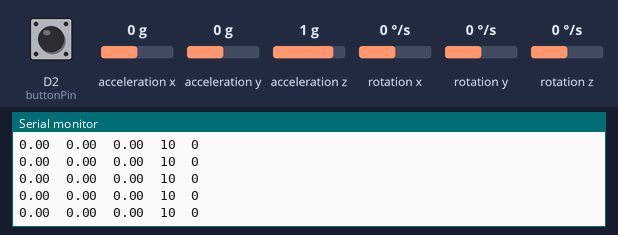
Recording of a sketch running on a simulated Arduino MKR. Shown: the last lines printed to the serial monitor. The inputs (shaded band) are chosen by the test bench; at power-on: D2 (buttonPin) HIGH, acceleration x 0 g, acceleration y 0 g, acceleration z 1 g, rotation x 0 °/s, rotation y 0 °/s, rotation z 0 °/s. WiFi joins after 1.5 s; servers stay silent unless stated.

Above: at 4.7 s.
4.8 s: D2 (buttonPin) pulled LOW for 0.25 s
At 5.4 s:
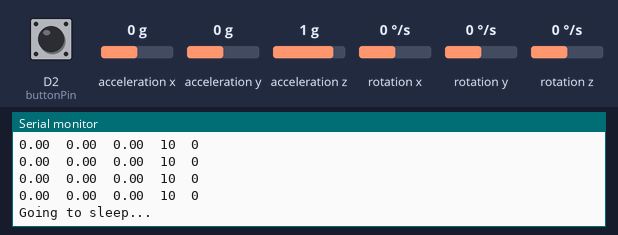
7.9 s: acceleration x set to -1.4 g
At 8.41 s:
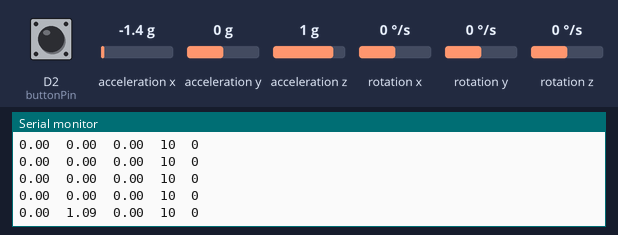
9.4 s: acceleration y set to -1.4 g
At 9.42 s:
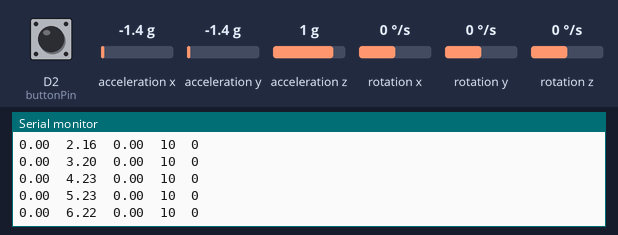
10.9 s: acceleration z set to -1.4 g
At 11.04 s:
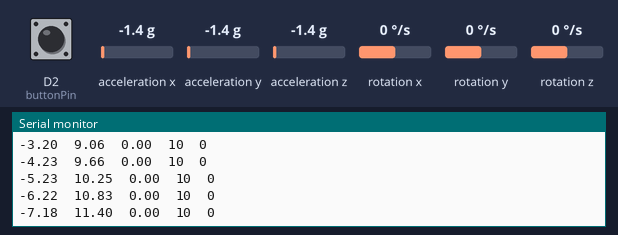
12.4 s: rotation x set to -192 °/s
At 12.46 s:
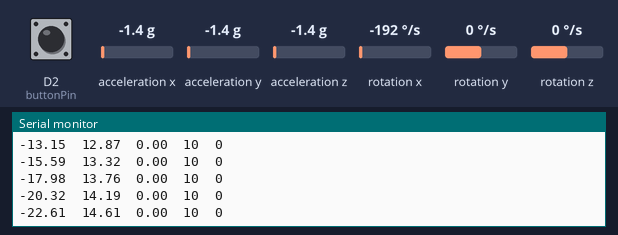
13.9 s: D2 (buttonPin) pulled LOW for 1 s
At 15.59 s:
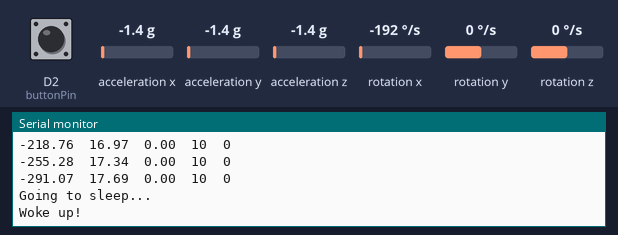
Timing chart, 0 to 17.1 s (numbered marks = the images above; inputs shaded):
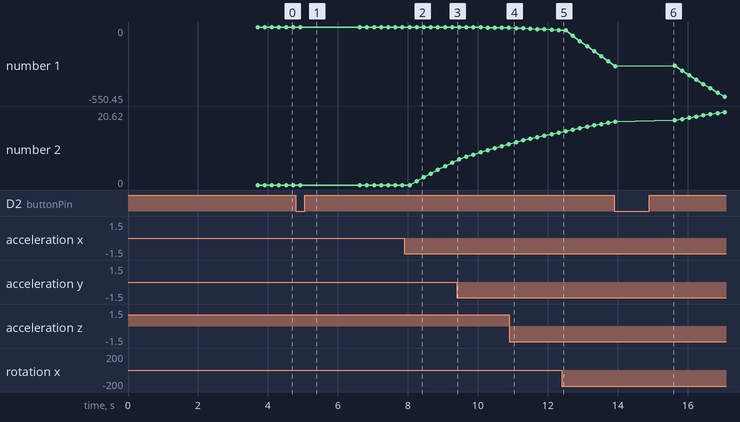

Measured:
- after the input at 4.8 s, the serial monitor: prints a new line after 0.12 s (image 1)
- after the input at 7.9 s, the serial monitor: prints a new line after 0.35 s (image 2)
- after the input at 13.9 s, the serial monitor: prints a new line at once (image 6)
- plotted number 1: 0 → -7.18 after the input at 9.4 s, -7.18 → -22.61 after the input at 10.9 s, -22.61 → -255.28 after the input at 12.4 s, -255.28 → -550.45 after the input at 13.9 s
- plotted number 2: 0 → 6.22 after the input at 7.9 s, 6.22 → 11.4 after the input at 9.4 s, 11.4 → 14.61 after the input at 10.9 s

The sketch:

test2.1.ino
```cpp
#include <WiFiNINA.h>
#include <Arduino_LSM6DS3.h>
#include <ArduinoLowPower.h>

WiFiClient client;

// ===== PIN =====
const int buttonPin = 2;

// ===== WIFI =====
char ssid[] = "DigitalTeknik24";
char pass[] = "DigiTek24";

// ===== HUE =====
char bridgeIP[] = "192.168.50.206";
char hueUser[] = "41oxODjOX9EsuUQo5KgwbglIOZQxXIItIOAmJdV7";
int lightID = 38;

// ===== IMU =====
float roll = 0.0;
float pitch = 0.0;
float yaw = 0.0;

unsigned long lastTime;
unsigned long lastHueSend = 0;

// Lamp state
int currentBri = 10;
int currentHue = 0;

const float briChangePerSec = (254.0 - 10.0) / 5.0;
const float hueChangePerSec = 5000.0;

// ===== Sleep flag =====
bool sleeping = false;

// ===== Hue send =====
void setLamp(int hue, int bri) {
  if (client.connect(bridgeIP, 80)) {
    String body = "{\"on\":true,\"hue\":" + String(hue) +
                  ",\"sat\":254,\"bri\":" + String(bri) + "}";
    client.println("PUT /api/" + String(hueUser) +
                   "/lights/" + String(lightID) + "/state HTTP/1.1");
    client.println("Host: " + String(bridgeIP));
    client.println("Content-Type: application/json");
    client.print("Content-Length: ");
    client.println(body.length());
    client.println();
    client.println(body);
    client.stop();
  }
}

// ===== Wakeup ISR =====
void wakeUp() {
  // tom – bare nødvendigt for interrupt
}

void setup() {
  pinMode(buttonPin, INPUT_PULLUP);

  Serial.begin(9600);
  delay(2000);

  Serial.println("Booting...");

  // WiFi
  WiFi.begin(ssid, pass);
  while (WiFi.status() != WL_CONNECTED) {
    delay(500);
    Serial.print(".");
  }
  Serial.println("\nWiFi connected");

  // IMU
  if (!IMU.begin()) {
    Serial.println("IMU fejl!");
    while (1);
  }

  // Enable wakeup on button
  LowPower.attachInterruptWakeup(
    buttonPin,
    wakeUp,
    FALLING
  );

  lastTime = millis();
  Serial.println("Roll\tPitch\tYaw\tBri\tHue");
}

void loop() {

  // === Button → Sleep ===
  if (digitalRead(buttonPin) == LOW) {
    Serial.println("Going to sleep...");
    delay(500); // debounce
    WiFi.end();
    LowPower.deepSleep();
    // ↓ Koden fortsætter her efter wakeup ↓
    Serial.println("Woke up!");
    lastTime = millis();
  }

  float ax, ay, az;
  float gx, gy, gz;

  if (IMU.accelerationAvailable() && IMU.gyroscopeAvailable()) {
    IMU.readAcceleration(ax, ay, az);
    IMU.readGyroscope(gx, gy, gz);

    unsigned long now = millis();
    float dt = (now - lastTime) / 1000.0;
    lastTime = now;

    roll  += gx * dt;
    pitch += gy * dt;
    yaw   += gz * dt;

    float rollAcc  = atan2(ay, az) * 180.0 / PI;
    float pitchAcc = atan2(-ax, sqrt(ay * ay + az * az)) * 180.0 / PI;

    roll  = 0.98 * roll  + 0.02 * rollAcc;
    pitch = 0.98 * pitch + 0.02 * pitchAcc;

    // Brightness
    if (pitch > 30) currentBri += briChangePerSec * dt;
    else if (pitch < -30) currentBri -= briChangePerSec * dt;
    currentBri = constrain(currentBri, 10, 254);

    // Hue
    if (yaw > 30) currentHue += hueChangePerSec * dt;
    else if (yaw < -30) currentHue -= hueChangePerSec * dt;
    currentHue = constrain(currentHue, 0, 65535);

    if (millis() - lastHueSend > 200) {
      lastHueSend = millis();
      setLamp(currentHue, currentBri);
    }

    Serial.print(roll); Serial.print('\t');
    Serial.print(pitch); Serial.print('\t');
    Serial.print(yaw); Serial.print('\t');
    Serial.print(currentBri); Serial.print('\t');
    Serial.println(currentHue);
  }
}
```
